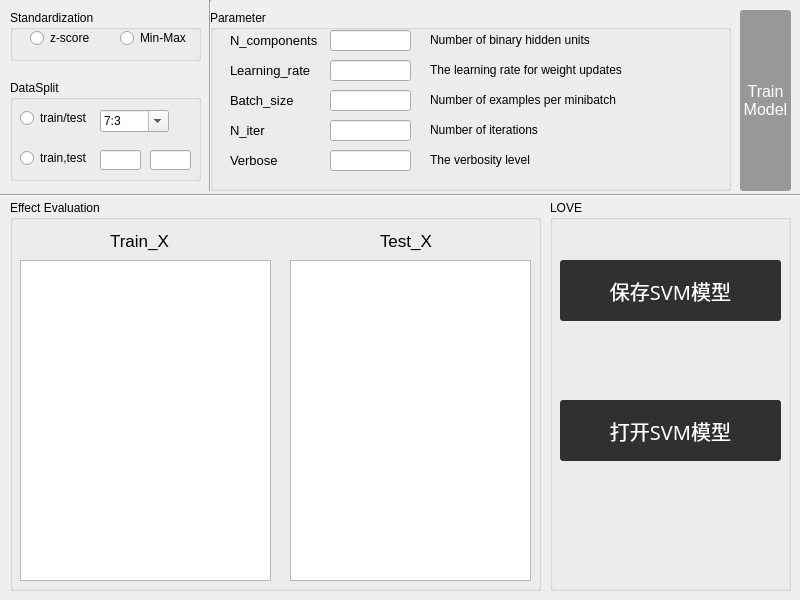
<?xml version="1.0" encoding="UTF-8"?>
<ui version="4.0">
 <class>Dialog</class>
 <widget class="QDialog" name="Dialog">
  <property name="geometry">
   <rect>
    <x>0</x>
    <y>0</y>
    <width>800</width>
    <height>600</height>
   </rect>
  </property>
  <property name="minimumSize">
   <size>
    <width>800</width>
    <height>600</height>
   </size>
  </property>
  <property name="maximumSize">
   <size>
    <width>800</width>
    <height>600</height>
   </size>
  </property>
  <property name="windowTitle">
   <string>DT Classifier</string>
  </property>
  <widget class="QPushButton" name="svm_action">
   <property name="geometry">
    <rect>
     <x>740</x>
     <y>10</y>
     <width>51</width>
     <height>181</height>
    </rect>
   </property>
   <property name="font">
    <font>
     <pointsize>12</pointsize>
    </font>
   </property>
   <property name="styleSheet">
    <string notr="true">QPushButton { background-color:rgb(152, 152, 152); border-radius: 3px; color: rgb(255, 255, 255); } QPushButton:hover { background-color:rgb(91, 91, 136)}</string>
   </property>
   <property name="text">
    <string>Train
Model</string>
   </property>
  </widget>
  <widget class="Line" name="line">
   <property name="geometry">
    <rect>
     <x>0</x>
     <y>180</y>
     <width>801</width>
     <height>31</height>
    </rect>
   </property>
   <property name="orientation">
    <enum>Qt::Horizontal</enum>
   </property>
  </widget>
  <widget class="QGroupBox" name="groupBox_3">
   <property name="geometry">
    <rect>
     <x>10</x>
     <y>10</y>
     <width>191</width>
     <height>51</height>
    </rect>
   </property>
   <property name="title">
    <string>Standardization</string>
   </property>
   <widget class="QRadioButton" name="s_radio_2">
    <property name="geometry">
     <rect>
      <x>110</x>
      <y>20</y>
      <width>71</width>
      <height>16</height>
     </rect>
    </property>
    <property name="text">
     <string>Min-Max</string>
    </property>
   </widget>
   <widget class="QRadioButton" name="s_radio_1">
    <property name="geometry">
     <rect>
      <x>20</x>
      <y>20</y>
      <width>89</width>
      <height>16</height>
     </rect>
    </property>
    <property name="text">
     <string>z-score</string>
    </property>
   </widget>
  </widget>
  <widget class="QGroupBox" name="groupBox_4">
   <property name="geometry">
    <rect>
     <x>10</x>
     <y>80</y>
     <width>191</width>
     <height>101</height>
    </rect>
   </property>
   <property name="title">
    <string>DataSplit</string>
   </property>
   <widget class="QRadioButton" name="d_radio_2">
    <property name="geometry">
     <rect>
      <x>10</x>
      <y>70</y>
      <width>81</width>
      <height>16</height>
     </rect>
    </property>
    <property name="text">
     <string>train,test</string>
    </property>
   </widget>
   <widget class="QRadioButton" name="d_radio_1">
    <property name="geometry">
     <rect>
      <x>10</x>
      <y>30</y>
      <width>89</width>
      <height>16</height>
     </rect>
    </property>
    <property name="text">
     <string>train/test</string>
    </property>
   </widget>
   <widget class="QLineEdit" name="train">
    <property name="geometry">
     <rect>
      <x>90</x>
      <y>70</y>
      <width>41</width>
      <height>20</height>
     </rect>
    </property>
   </widget>
   <widget class="QLineEdit" name="test">
    <property name="geometry">
     <rect>
      <x>140</x>
      <y>70</y>
      <width>41</width>
      <height>20</height>
     </rect>
    </property>
   </widget>
   <widget class="QComboBox" name="tt_box">
    <property name="geometry">
     <rect>
      <x>90</x>
      <y>30</y>
      <width>69</width>
      <height>22</height>
     </rect>
    </property>
    <property name="styleSheet">
     <string notr="true">QPushButton { background-color:rgb(152, 152, 152); border-radius: 3px; color: rgb(255, 255, 255); } QPushButton:hover { background-color:rgb(91, 91, 136)}</string>
    </property>
    <property name="editable">
     <bool>true</bool>
    </property>
    <item>
     <property name="text">
      <string>7:3</string>
     </property>
    </item>
    <item>
     <property name="text">
      <string>9:1</string>
     </property>
    </item>
    <item>
     <property name="text">
      <string>8:2</string>
     </property>
    </item>
    <item>
     <property name="text">
      <string>6:4</string>
     </property>
    </item>
    <item>
     <property name="text">
      <string>5:5</string>
     </property>
    </item>
   </widget>
  </widget>
  <widget class="Line" name="line_2">
   <property name="geometry">
    <rect>
     <x>200</x>
     <y>0</y>
     <width>20</width>
     <height>191</height>
    </rect>
   </property>
   <property name="font">
    <font>
     <pointsize>13</pointsize>
     <weight>50</weight>
     <bold>false</bold>
    </font>
   </property>
   <property name="lineWidth">
    <number>1</number>
   </property>
   <property name="orientation">
    <enum>Qt::Vertical</enum>
   </property>
  </widget>
  <widget class="QGroupBox" name="groupBox_2">
   <property name="geometry">
    <rect>
     <x>550</x>
     <y>200</y>
     <width>241</width>
     <height>391</height>
    </rect>
   </property>
   <property name="title">
    <string>LOVE</string>
   </property>
   <widget class="QPushButton" name="dtp_Button">
    <property name="geometry">
     <rect>
      <x>10</x>
      <y>60</y>
      <width>221</width>
      <height>61</height>
     </rect>
    </property>
    <property name="font">
     <font>
      <family>幼圆</family>
      <pointsize>15</pointsize>
     </font>
    </property>
    <property name="styleSheet">
     <string notr="true">QPushButton { background-color:rgb(48, 48, 48); border-radius: 3px; color: rgb(255, 255, 255); } QPushButton:hover { background-color:rgb(91, 91, 136)}</string>
    </property>
    <property name="text">
     <string>保存SVM模型</string>
    </property>
   </widget>
   <widget class="QPushButton" name="open_button">
    <property name="geometry">
     <rect>
      <x>10</x>
      <y>200</y>
      <width>221</width>
      <height>61</height>
     </rect>
    </property>
    <property name="font">
     <font>
      <family>幼圆</family>
      <pointsize>15</pointsize>
     </font>
    </property>
    <property name="styleSheet">
     <string notr="true">QPushButton { background-color:rgb(48, 48, 48); border-radius: 3px; color: rgb(255, 255, 255); } QPushButton:hover { background-color:rgb(91, 91, 136)}</string>
    </property>
    <property name="text">
     <string>打开SVM模型</string>
    </property>
   </widget>
  </widget>
  <widget class="QGroupBox" name="groupBox">
   <property name="geometry">
    <rect>
     <x>10</x>
     <y>200</y>
     <width>531</width>
     <height>391</height>
    </rect>
   </property>
   <property name="title">
    <string>Effect Evaluation</string>
   </property>
   <widget class="QTableWidget" name="dtable_train">
    <property name="geometry">
     <rect>
      <x>10</x>
      <y>60</y>
      <width>251</width>
      <height>321</height>
     </rect>
    </property>
   </widget>
   <widget class="QTableWidget" name="dtable_test">
    <property name="geometry">
     <rect>
      <x>280</x>
      <y>60</y>
      <width>241</width>
      <height>321</height>
     </rect>
    </property>
   </widget>
   <widget class="QLabel" name="label_2">
    <property name="geometry">
     <rect>
      <x>100</x>
      <y>30</y>
      <width>71</width>
      <height>21</height>
     </rect>
    </property>
    <property name="font">
     <font>
      <pointsize>13</pointsize>
     </font>
    </property>
    <property name="text">
     <string>Train_X</string>
    </property>
   </widget>
   <widget class="QLabel" name="label_3">
    <property name="geometry">
     <rect>
      <x>370</x>
      <y>30</y>
      <width>61</width>
      <height>21</height>
     </rect>
    </property>
    <property name="font">
     <font>
      <pointsize>13</pointsize>
     </font>
    </property>
    <property name="text">
     <string>Test_X</string>
    </property>
   </widget>
  </widget>
  <widget class="QGroupBox" name="groupBox_6">
   <property name="geometry">
    <rect>
     <x>210</x>
     <y>10</y>
     <width>521</width>
     <height>181</height>
    </rect>
   </property>
   <property name="title">
    <string>Parameter</string>
   </property>
   <widget class="QLineEdit" name="nc_edit">
    <property name="geometry">
     <rect>
      <x>120</x>
      <y>20</y>
      <width>81</width>
      <height>21</height>
     </rect>
    </property>
   </widget>
   <widget class="QLabel" name="label_7">
    <property name="geometry">
     <rect>
      <x>20</x>
      <y>20</y>
      <width>101</width>
      <height>21</height>
     </rect>
    </property>
    <property name="font">
     <font>
      <pointsize>10</pointsize>
     </font>
    </property>
    <property name="text">
     <string>N_components</string>
    </property>
   </widget>
   <widget class="QLabel" name="label">
    <property name="geometry">
     <rect>
      <x>220</x>
      <y>20</y>
      <width>181</width>
      <height>21</height>
     </rect>
    </property>
    <property name="text">
     <string>&lt;html&gt;&lt;head/&gt;&lt;body&gt;&lt;p&gt;Number of binary hidden units&lt;/p&gt;&lt;/body&gt;&lt;/html&gt;</string>
    </property>
   </widget>
   <widget class="QLabel" name="label_8">
    <property name="geometry">
     <rect>
      <x>20</x>
      <y>50</y>
      <width>101</width>
      <height>21</height>
     </rect>
    </property>
    <property name="font">
     <font>
      <pointsize>10</pointsize>
     </font>
    </property>
    <property name="text">
     <string>Learning_rate</string>
    </property>
   </widget>
   <widget class="QLabel" name="label_9">
    <property name="geometry">
     <rect>
      <x>20</x>
      <y>80</y>
      <width>101</width>
      <height>21</height>
     </rect>
    </property>
    <property name="font">
     <font>
      <pointsize>10</pointsize>
     </font>
    </property>
    <property name="text">
     <string>Batch_size</string>
    </property>
   </widget>
   <widget class="QLabel" name="label_10">
    <property name="geometry">
     <rect>
      <x>20</x>
      <y>110</y>
      <width>101</width>
      <height>21</height>
     </rect>
    </property>
    <property name="font">
     <font>
      <pointsize>10</pointsize>
     </font>
    </property>
    <property name="text">
     <string>N_iter</string>
    </property>
   </widget>
   <widget class="QLabel" name="label_11">
    <property name="geometry">
     <rect>
      <x>20</x>
      <y>140</y>
      <width>101</width>
      <height>21</height>
     </rect>
    </property>
    <property name="font">
     <font>
      <pointsize>10</pointsize>
     </font>
    </property>
    <property name="text">
     <string>Verbose</string>
    </property>
   </widget>
   <widget class="QLineEdit" name="le_edit">
    <property name="geometry">
     <rect>
      <x>120</x>
      <y>50</y>
      <width>81</width>
      <height>21</height>
     </rect>
    </property>
   </widget>
   <widget class="QLineEdit" name="ba_edit">
    <property name="geometry">
     <rect>
      <x>120</x>
      <y>80</y>
      <width>81</width>
      <height>21</height>
     </rect>
    </property>
   </widget>
   <widget class="QLineEdit" name="ni_edit">
    <property name="geometry">
     <rect>
      <x>120</x>
      <y>110</y>
      <width>81</width>
      <height>21</height>
     </rect>
    </property>
   </widget>
   <widget class="QLineEdit" name="ve_edit">
    <property name="geometry">
     <rect>
      <x>120</x>
      <y>140</y>
      <width>81</width>
      <height>21</height>
     </rect>
    </property>
   </widget>
   <widget class="QLabel" name="label_4">
    <property name="geometry">
     <rect>
      <x>220</x>
      <y>50</y>
      <width>221</width>
      <height>21</height>
     </rect>
    </property>
    <property name="text">
     <string>&lt;html&gt;&lt;head/&gt;&lt;body&gt;&lt;p&gt;The learning rate for weight updates&lt;/p&gt;&lt;/body&gt;&lt;/html&gt;</string>
    </property>
   </widget>
   <widget class="QLabel" name="label_5">
    <property name="geometry">
     <rect>
      <x>220</x>
      <y>80</y>
      <width>201</width>
      <height>21</height>
     </rect>
    </property>
    <property name="text">
     <string>&lt;html&gt;&lt;head/&gt;&lt;body&gt;&lt;p&gt;Number of examples per minibatch&lt;/p&gt;&lt;/body&gt;&lt;/html&gt;</string>
    </property>
   </widget>
   <widget class="QLabel" name="label_6">
    <property name="geometry">
     <rect>
      <x>220</x>
      <y>110</y>
      <width>131</width>
      <height>21</height>
     </rect>
    </property>
    <property name="text">
     <string>&lt;html&gt;&lt;head/&gt;&lt;body&gt;&lt;p&gt;Number of iterations&lt;/p&gt;&lt;/body&gt;&lt;/html&gt;</string>
    </property>
   </widget>
   <widget class="QLabel" name="label_12">
    <property name="geometry">
     <rect>
      <x>220</x>
      <y>140</y>
      <width>121</width>
      <height>21</height>
     </rect>
    </property>
    <property name="text">
     <string>&lt;html&gt;&lt;head/&gt;&lt;body&gt;&lt;p&gt;The verbosity level&lt;/p&gt;&lt;/body&gt;&lt;/html&gt;</string>
    </property>
   </widget>
  </widget>
 </widget>
 <resources/>
 <connections/>
</ui>
